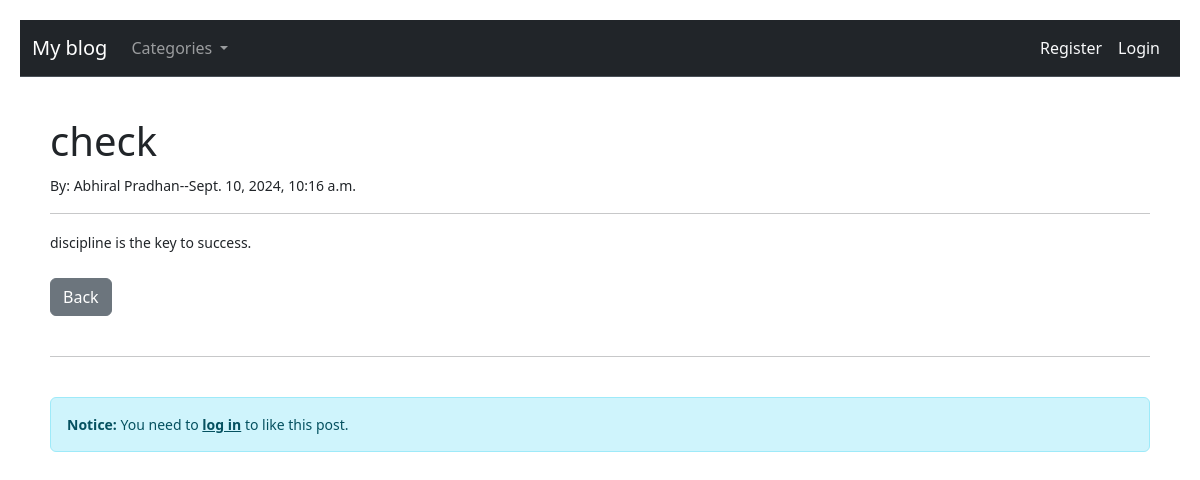
Screenshot of /article/17 with the database file from the repository.
### theblog/models.py (models this page shows, shortened)
class Post(models.Model):
    title = models.CharField(max_length=255)
    author = models.ForeignKey(User, on_delete=models.CASCADE)
    category = models.CharField(max_length=255,default="defaut category")
    body = RichTextField(blank=True,null=True)
    snippet = models.CharField(max_length=255,default="this is default snippet")
    post_date = models.DateTimeField(auto_now_add=True)
    likes = models.ManyToManyField(User,related_name='blog_posts')
    def total_likes(self):
        return self.likes.count()

### theblog/views.py (the view)
# urls.py: path('article/<int:pk>',ArticleDetail.as_view(),name ="article-detail"),
class ArticleDetail(DetailView):
    model = Post
    template_name = 'article_detail.html'
    def get_context_data(self, *args,**kwargs) :
        cat_menu = Category.objects.all()
        context = super().get_context_data(*args,**kwargs)
        stuff = get_object_or_404(Post, id=self.kwargs['pk'])
        total_likes = stuff.total_likes()
        liked = False
        if stuff.likes.filter(id=self.request.user.id).exists():
            liked = True
        context["cat_menu"] = cat_menu
        context["total_likes"] = total_likes
        context["liked"]=liked
        return context

### theblog/models.py (called while the page is built)
    def __str__(self):
        return self.name

### theblog/templates/article_detail.html (shortened to what this page needs)
{% extends "base.html" %}
{%block content%}
<h1>{{post.title}}</h1>
<small>By: {{post.author.first_name}} {{post.author.last_name}}--{{post.post_date}}
<hr>
{{post.body|safe}}
<br><br>
<a href="{% url 'home' %}"class="btn btn-secondary">Back</a>
<br><br>
<hr>
<br>
{% if user.is_authenticated %}
<form action="{% url 'like_post' post.pk %}" method="POST">
    {% csrf_token %}
    {% if liked %}
    <button type="submit" name="post_id" value="{{ post.id }}" class="btn btn-danger btn-sm">Unlike</button>
    {%else%}
    <button type="submit" name="post_id" value="{{ post.id }}" class="btn btn-primary btn-sm">Like</button>
    {% endif %}
    ---{{total_likes}}likes
</form>
{% else %}
<div class="alert alert-info" role="alert">
    <strong>Notice:</strong> You need to <a href="{% url 'login' %}" class="alert-link">log in</a> to like this post.
</div>
{% endif %}
{%endblock content%}

### theblog/templates/base.html (style rules this page uses)
body { padding: 20px; }

### rows the page displays
Post: title "check", author.first_name "Abhiral", author.last_name "Pradhan", post_date "Sept. 10, 2024, 10:16 a.m.", body "discipline is the key to success."
